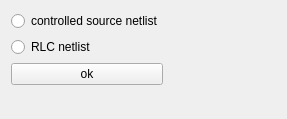
<?xml version="1.0" encoding="UTF-8"?>
<ui version="4.0">
 <class>StGenerateNetlistDialog</class>
 <widget class="QWidget" name="StGenerateNetlistDialog">
  <property name="geometry">
   <rect>
    <x>0</x>
    <y>0</y>
    <width>287</width>
    <height>119</height>
   </rect>
  </property>
  <property name="windowTitle">
   <string>Form</string>
  </property>
  <layout class="QGridLayout" name="gridLayout">
   <item row="3" column="0">
    <spacer name="verticalSpacer">
     <property name="orientation">
      <enum>Qt::Orientation::Vertical</enum>
     </property>
     <property name="sizeHint" stdset="0">
      <size>
       <width>20</width>
       <height>40</height>
      </size>
     </property>
    </spacer>
   </item>
   <item row="0" column="0">
    <widget class="QRadioButton" name="radioButton_controlledSource">
     <property name="text">
      <string>controlled source netlist</string>
     </property>
    </widget>
   </item>
   <item row="1" column="0">
    <widget class="QRadioButton" name="radioButton_RLC">
     <property name="text">
      <string>RLC netlist</string>
     </property>
    </widget>
   </item>
   <item row="0" column="1">
    <spacer name="horizontalSpacer">
     <property name="orientation">
      <enum>Qt::Orientation::Horizontal</enum>
     </property>
     <property name="sizeHint" stdset="0">
      <size>
       <width>40</width>
       <height>20</height>
      </size>
     </property>
    </spacer>
   </item>
   <item row="2" column="0">
    <widget class="QPushButton" name="pushButton_ok">
     <property name="text">
      <string>ok</string>
     </property>
    </widget>
   </item>
  </layout>
 </widget>
 <resources/>
 <connections/>
</ui>
